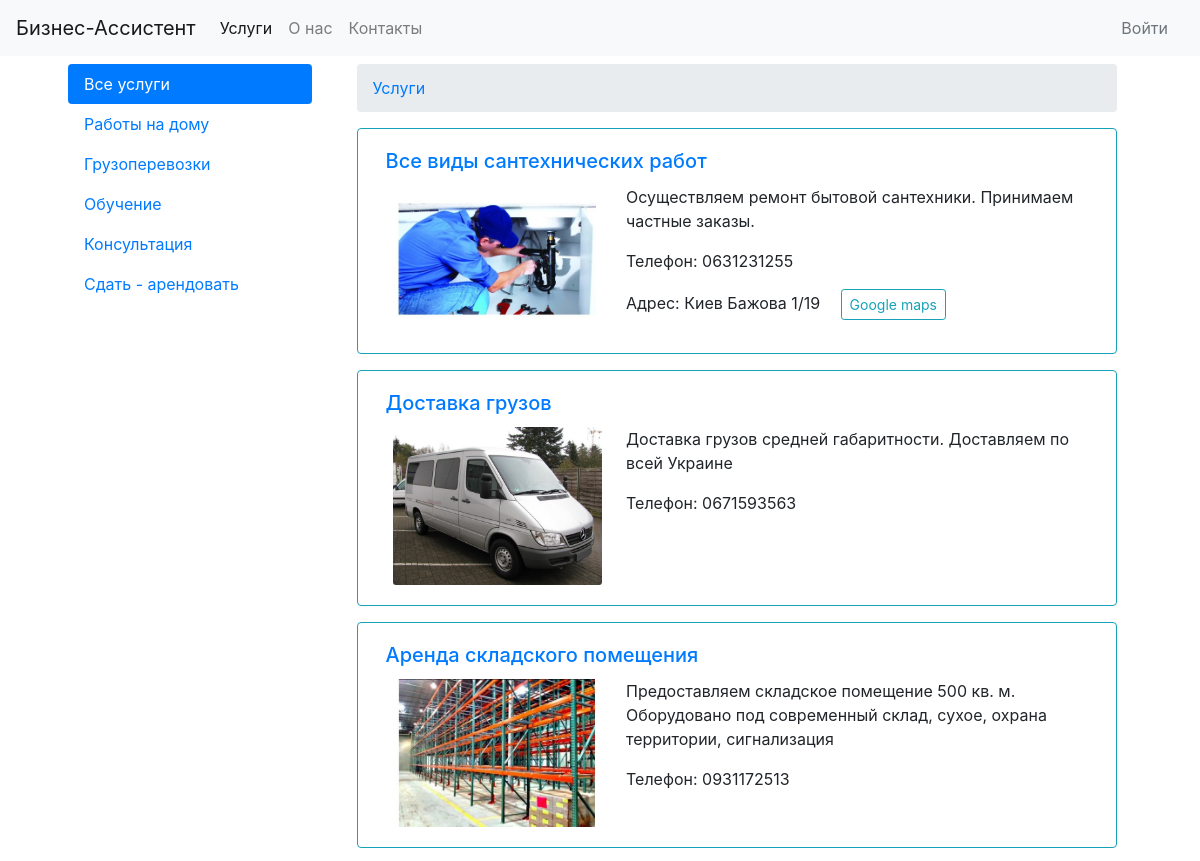
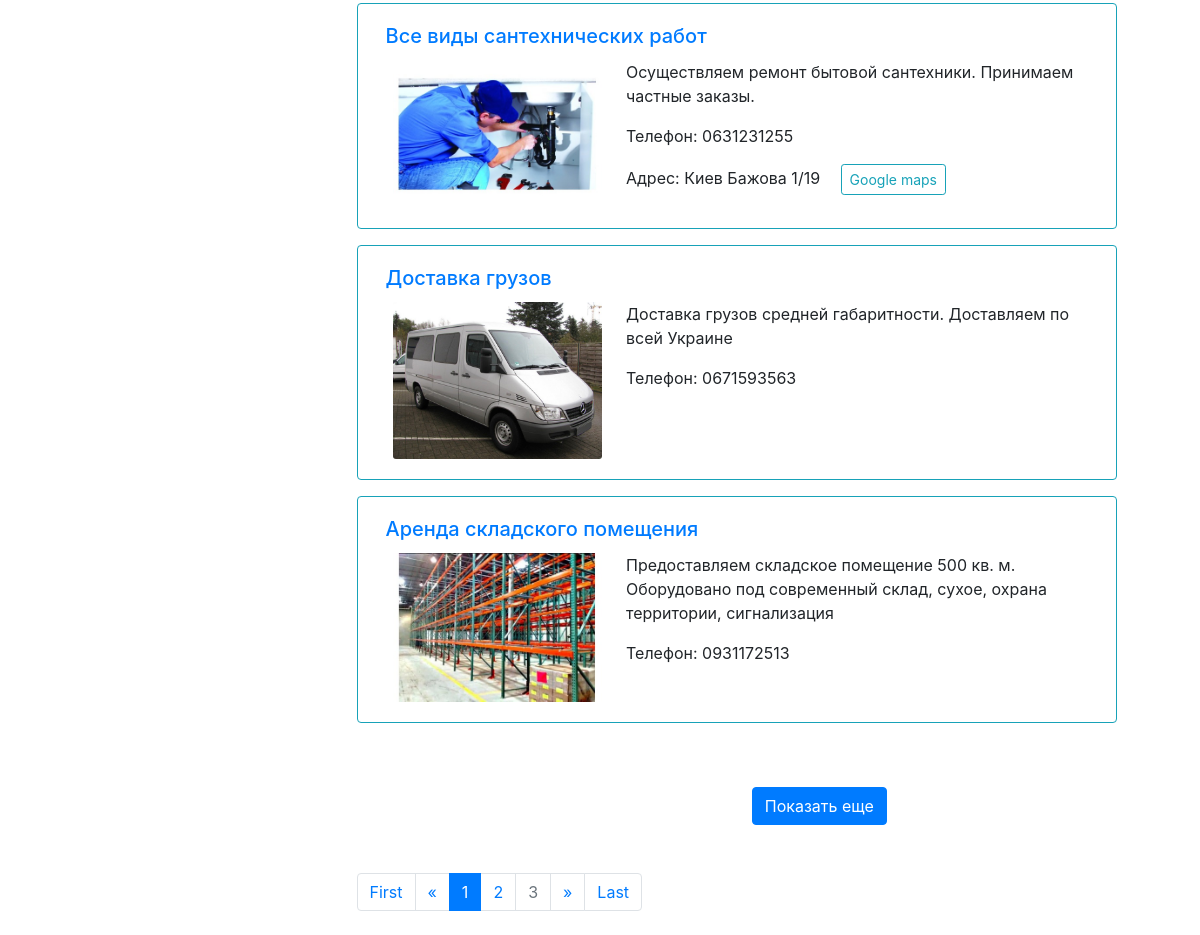
/services/allServices.php, run on the app's committed database (2 pictures, top to bottom).
### tables this page shows
CREATE TABLE `serv_category` (
  `serv_cat_id` int(11) NOT NULL,
  `serv_cat_name` varchar(255) NOT NULL
);

CREATE TABLE `serv_orders` (
  `id` int(11) NOT NULL,
  `user_b_id` varchar(255) NOT NULL,
  `cat_id` varchar(255) NOT NULL,
  `title` varchar(255) NOT NULL,
  `description` varchar(255) NOT NULL,
  `content` varchar(500) NOT NULL,
  `data` varchar(50) NOT NULL,
  `data_start` varchar(50) NOT NULL,
  `phone` varchar(50) NOT NULL,
  `addr_town` varchar(255) NOT NULL,
  `addr_street` varchar(255) NOT NULL,
  `addr_house` varchar(255) NOT NULL,
  `addr_flat` varchar(50) NOT NULL,
  `status` varchar(255) NOT NULL,
  `image` varchar(255) NOT NULL,
  `data_stop` varchar(50) NOT NULL
);

### services/parts/product_card.php (the view)
<div class="col-12">
	<div class="card border-info mb-3">
		<div class="card-body">
	   		<h5 class="card-title text-left ml-2">
	   			<a href="/services/product.php?id=<?php echo $row['id']; ?>">
	   			<?php echo $row['title']; ?>
	   			</a>
	   		</h5>
		   		<div class="col-md-4">
			    	<img src="/services/images/<?php echo $row['image']; ?>" class="card-img float-left mr-4">
			    </div>
				<div>
		   			<p class="card-text"><?php echo $row['description']; ?></p>
		   			<p class="card-text">Телефон: <?php echo $row['phone']; ?></p>
		   			<?php
		   				if($row['addr_town'] != '' && $row['addr_street'] != '' && $row['addr_house'] != ''){
		   					?>
		   						<p class="card-text">Адрес: <?php echo $row['addr_town'] . " " . $row['addr_street'] . " " . $row['addr_house'] . "/" . $row['addr_flat']; ?>
		   						<a href="https://www.google.com/maps/place/<?php echo $row['addr_town'] . "+" . $row['addr_street'] . "+" . $row['addr_house']?>"  type="button" class="btn btn-outline-info btn-sm ml-3">Google maps</a>
		   						</p>
		   					<?php
		   				}
		   			?>
		   	</div>
  		</div>
	</div>
</div>

### services/parts/cat_nav.php
<div class="nav flex-column nav-pills" id="v-pills-tab" role="tablist" aria-orientation="vertical">
	<a class="nav-link <?php if( !isset($_GET['id']) ){echo 'active';}?>" href="/services/allServices.php">Все услуги</a>
	<?php
		$sql = "SELECT * FROM serv_category";
		$result = $conn->query($sql);
		while ( $row = mysqli_fetch_assoc($result) ) {
			if (isset($_GET['id']) && $_GET['id'] == $row['serv_cat_id']) {?>
				<a class="nav-link active" href="/services/cat.php?id=<?php echo $row['serv_cat_id']?>"><?php echo $row['serv_cat_name']?></a>
			<?php
			}
			else {?>
				<a class="nav-link" href="/services/cat.php?id=<?php echo $row['serv_cat_id']?>"><?php echo $row['serv_cat_name']?></a>
			<?php
			}
		}
	?>
</div>

### services/allServices.php (shortened to what this page needs)
<?php
	include $_SERVER['DOCUMENT_ROOT'] . '/services/configs/db.php';
	include $_SERVER['DOCUMENT_ROOT'] . "/services/parts/header.php";
?>
<nav aria-label="breadcrumb">
  <ol class="breadcrumb">
    <li class="breadcrumb-item"><a href="/services/allServices.php">Услуги</a></li>
  </ol>
</nav>
<div class="row" id="products">
	<?php
			if(isset($_GET['page'])){
				$sql = "SELECT * FROM serv_orders LIMIT 6 OFFSET " . ( ($_GET['page'] - 1) * 6);
			}
			else{
				$sql = "SELECT * FROM serv_orders LIMIT 6";
			}
		$result = $conn->query($sql);
		while ( $row = mysqli_fetch_assoc($result) ) {
			include 'parts/product_card.php';
		}
		?>
</div>
<div class="row" >
	<div class="col-4 offset-6">
		<button class="btn btn-primary mt-5" id="showMore">Показать еще</button>
	</div>
</div>
<?php
	include $_SERVER['DOCUMENT_ROOT'] . "/services/parts/pagination.php";
?>
<?php
	include $_SERVER['DOCUMENT_ROOT'] . "/services/parts/futer.php";
?>

### data on the page
serv_category: serv_cat_name "Работы на дому"
serv_category: serv_cat_name "Грузоперевозки"
serv_category: serv_cat_name "Обучение"
serv_category: serv_cat_name "Консультация"
serv_category: serv_cat_name "Сдать - арендовать"
serv_orders: title "Все виды сантехнических работ", image (picture), description "Осуществляем ремонт бытовой сантехники. Принимаем частные заказы.", phone "0631231255", addr_town "Киев", addr_street "Бажова", addr_house "1", addr_flat "19"
serv_orders: title "Доставка грузов", image (picture), description "Доставка грузов средней габаритности. Доставляем по всей Украине", phone "0671593563"
serv_orders: title "Аренда складского помещения", image (picture), description "Предоставляем складское помещение 500 кв. м. Оборудовано под современный склад, сухое, охрана территории, сигнализация", phone "0931172513"
serv_orders: title "Все виды сантехнических работ", image (picture), description "Осуществляем ремонт бытовой сантехники. Принимаем частные заказы.", phone "0631231255", addr_town "Киев", addr_street "Бажова", addr_house "1", addr_flat "19"
serv_orders: title "Доставка грузов", image (picture), description "Доставка грузов средней габаритности. Доставляем по всей Украине", phone "0671593563"
serv_orders: title "Аренда складского помещения", image (picture), description "Предоставляем складское помещение 500 кв. м. Оборудовано под современный склад, сухое, охрана территории, сигнализация", phone "0931172513"
